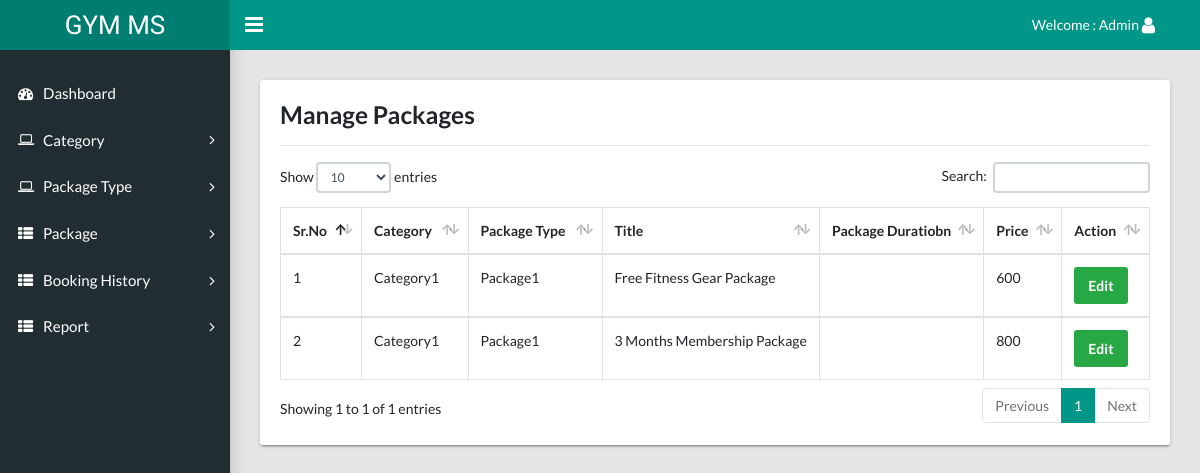
The page /phpAssignment-main/admin/manage-post.php (signed in) on the database its author committed.
### tables this page shows
CREATE TABLE `tbladdpackage` (
  `id` int(11) NOT NULL,
  `category` varchar(45) DEFAULT NULL,
  `titlename` varchar(450) DEFAULT NULL,
  `PackageType` varchar(45) DEFAULT NULL,
  `PackageDuration` varchar(45) DEFAULT NULL,
  `Price` varchar(45) DEFAULT NULL,
  `uploadphoto` varchar(450) DEFAULT NULL,
  `Description` varchar(450) DEFAULT NULL,
  `create_date` timestamp NULL DEFAULT current_timestamp()
);

CREATE TABLE `tblcategory` (
  `id` int(11) NOT NULL,
  `category_name` varchar(45) DEFAULT NULL,
  `status` varchar(45) DEFAULT '0'
);

CREATE TABLE `tblpackage` (
  `id` int(11) NOT NULL,
  `cate_id` varchar(45) DEFAULT NULL,
  `PackageName` varchar(45) DEFAULT NULL
);

### phpAssignment-main/admin/manage-post.php (the view, shortened to what this page needs)
<?php session_start();
if (strlen($_SESSION['adminid']==0)) {
  header('location:logout.php');
  } else{
?>
<!DOCTYPE html>
<html lang="en">
  <head>
    <link rel="stylesheet" type="text/css" href="css/main.css">
    <link rel="stylesheet" type="text/css" href="https://maxcdn.bootstrapcdn.com/font-awesome/4.7.0/css/font-awesome.min.css">
  </head>
  <body class="app sidebar-mini rtl">
 <?php include 'include/header.php'; ?>
     <?php include 'include/sidebar.php'; ?>
    <main class="app-content">
      <div class="row">
        <div class="col-md-12">
          <div class="tile">
            <div class="tile-body">
               <h3>Manage Packages</h3>
              <hr />
              <table class="table table-hover table-bordered" id="sampleTable">
                <thead>
                  <tr>
                    <th>Sr.No</th>
                    <th>Category</th>
                    <th>Package Type</th>
                    <th>Title</th>
                    <th>Package Duratiobn</th>
                    <th>Price</th>
                    <th>Action</th>
                  </tr>
                </thead>
                   <?php
                   include  'include/config.php';
                  $sql="SELECT t1.id as packageid,t2.*,t3.*,t1.* FROM tbladdpackage as t1
                    join tblcategory as t2
                    on t1.category=t2.id
                    join tblpackage as t3
                    on t1.PackageType=t3.id";
                  $query= $dbh->prepare($sql);
                  $query-> execute();
                  $results = $query -> fetchAll(PDO::FETCH_OBJ);
                  $cnt=1;
                  if($query -> rowCount() > 0)
                  {
                  foreach($results as $result)
                  {
                  ?>
                <tbody>
                  <tr>
                    <td><?php echo($cnt);?></td>
                    <td><?php echo htmlentities($result->category_name);?></td>
                  <td><?php echo htmlentities($result->PackageName);?></td>
                  <td><?php echo htmlentities($result->titlename);?></td>
                  <td><?php echo htmlentities($result->PackageDuratiobn);?></td>
                  <td><?php echo htmlentities($result->Price);?></td>
                  <td>
                   <a href="edit-post.php?pid=<?php echo htmlentities($result->packageid);?>"><span class="btn btn-success">Edit</span></td>
                  </tr>
                </tbody>
                 <?php  $cnt=$cnt+1; } } ?>
              </table>
            </div>
          </div>
        </div>
      </div>
    </main>
  </body>
</html>
<?php } ?>

### rows shown on the page
tbladdpackage: tblcategory.category_name "Category1", tblpackage.PackageName "Package1", titlename "Free Fitness Gear Package", Price "600"
tbladdpackage: tblcategory.category_name "Category1", tblpackage.PackageName "Package1", titlename "3 Months Membership Package", Price "800"
